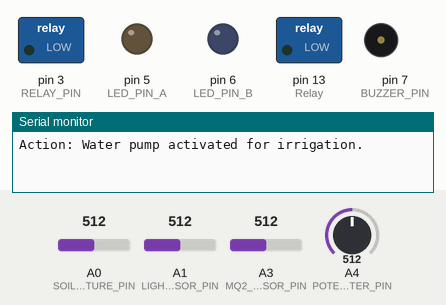
The sketch below on a simulated Arduino Uno, built with avr-gcc and run on an emulated ATmega328P. On the bench: switched loads named in the sketch (green lamp = pin HIGH), output pins drawn as LEDs (lit = HIGH), buzzer (waves = sounding), the last lines printed to the serial monitor. Inputs (shaded band) come from the test bench; at power-on: A0 (SOIL_MOISTURE_PIN) = 512, A1 (LIGHTBREAK_SENSOR_PIN) = 512, A3 (MQ2_SENSOR_PIN) = 512, A4 (POTENTIOMETER_PIN) = 512.

Above: at 0.15 s.
At 1.1 s:
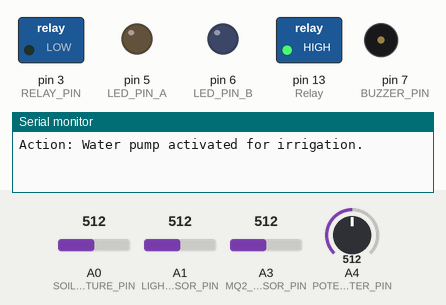
At 7.0 s:
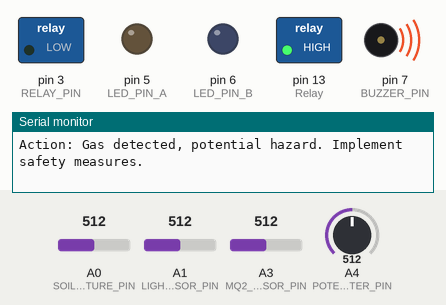
At 13.8 s:
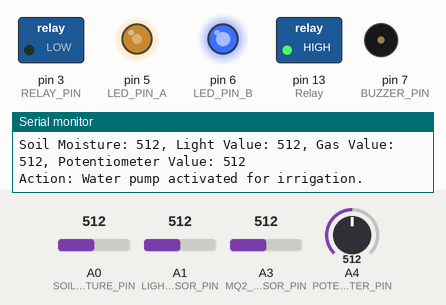
At 25.59 s:
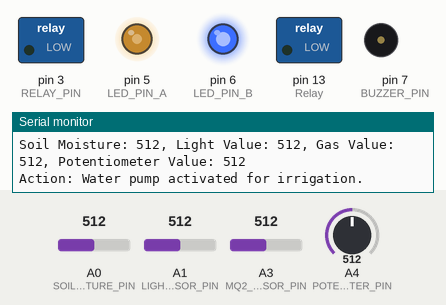
At 35.6 s:
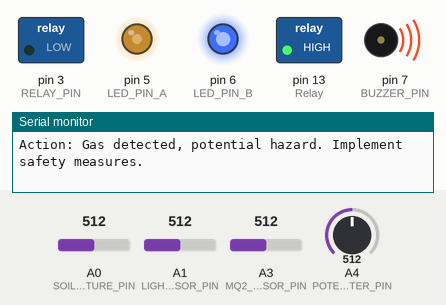
Timing chart, 0 to 40.0 s (numbered marks = the images above):
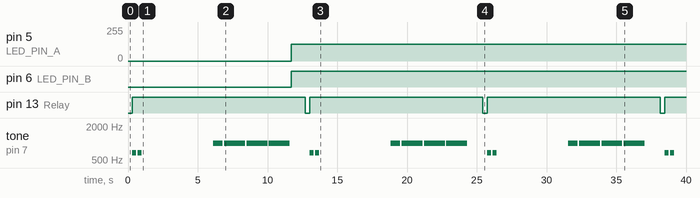

The sketch:

StrawBerry_Plantation.ino
```cpp
// Define pin numbers for sensors, actuators, and potentiometer
#define SOIL_MOISTURE_PIN A0
#define LIGHTBREAK_SENSOR_PIN A1
#define MQ2_SENSOR_PIN A3
#define RELAY_PIN 3
#define POTENTIOMETER_PIN A4
#define LED_PIN_A 5  // Pin for the LED controlled by the potentiometer
#define LED_PIN_B 6  // Pin for the LED controlled by the lightbreak sensor
#define BUZZER_PIN 7
#define Relay 13 //Pin for Relay

// Define threshold values
const int MOISTURE_THRESHOLD = 700;
const int LIGHT_THRESHOLD = 500;
const int GAS_THRESHOLD = 140;

void setup() {
  Serial.begin(9600);
  pinMode(LIGHTBREAK_SENSOR_PIN, INPUT);
  pinMode(RELAY_PIN, OUTPUT);
  pinMode(POTENTIOMETER_PIN, INPUT);
  pinMode(LED_PIN_A, OUTPUT);
  pinMode(LED_PIN_B, OUTPUT);
  pinMode(BUZZER_PIN, OUTPUT);
  pinMode(Relay,OUTPUT);
}

void loop() {
  // Read sensor values
  int moisture = analogRead(SOIL_MOISTURE_PIN);
  int lightValue = analogRead(LIGHTBREAK_SENSOR_PIN);
  int gasValue = analogRead(MQ2_SENSOR_PIN);

  // Check soil moisture level
  if (moisture < MOISTURE_THRESHOLD) {
    // Soil is too dry, turn on water pump
    digitalWrite(Relay, LOW);
    Serial.println("Action: Water pump activated for irrigation.");
    delay (300);
    digitalWrite(Relay ,HIGH);

    // Beep pattern for soil moisture activation
    beepPattern(2, 666, 300);  // Beep 2 times with frequency 666 Hz in delay 300ms

    // Wait for irrigation to complete
    delay(5000);  // Simulated irrigation time, adjust as needed

    // Turn off water pump after irrigation
    digitalWrite(Relay, HIGH);
    Serial.println("Action: Irrigation completed, water pump deactivated.");

    // Beep once to indicate irrigation is done
    beepPattern(1, 1000, 700);  // Beep once with frequency 1000 Hz in delay 500ms
  }

  // Check gas level
  if (gasValue > GAS_THRESHOLD) {
    // High gas level detected, take appropriate action
    Serial.println("Action: Gas detected, potential hazard. Implement safety measures.");

    // Beep pattern for gas detection
    beepPattern(3, 1000, 1500);  // Beep 3 times with frequency 1000 Hz in delay 1500ms
  }

  // Check light level
  int potValue = analogRead(POTENTIOMETER_PIN);
  int brightnessA = map(potValue, 0, 1023, 0, 255);  // Map potentiometer value to LED brightness
  analogWrite(LED_PIN_A, brightnessA);

  // Check darkness level from lightbreak sensor and adjust LED brightness
  int brightnessB = map(lightValue, HIGH, LOW, 0, 255);  // Invert the value
  analogWrite(LED_PIN_B, brightnessB);

  // Print sensor values to serial monitor
  Serial.print("Soil Moisture: ");
  Serial.print(moisture);
  Serial.print(", Light Value: ");
  Serial.print(lightValue);
  Serial.print(", Gas Value: ");
  Serial.print(gasValue);
  Serial.print(", Potentiometer Value: ");
  Serial.println(potValue);

  delay(1000);  // Add a delay to prevent rapid sensor readings
}

// Function to generate beep pattern
void beepPattern(int count, int frequency, int duration) {
  for (int i = 0; i < count; i++) {
    tone(BUZZER_PIN, frequency);
    delay(duration);
    noTone(BUZZER_PIN);
    delay(100);  // Pause between beeps
  }
}
```

Measured:
- by itself, pin 5 (LED_PIN_A): 0/255 → 127/255 at 11.7 s
- by itself, pin 6 (LED_PIN_B): LOW → HIGH at 11.7 s
- by itself, pin 13 (Relay): alternates HIGH for 12.4 s and LOW for 0.30 s
- by itself, tone on pin 7 (BUZZER_PIN): repeats every 12.7 s: silent 0.10 s, 666 Hz 0.30 s, silent 5.1 s, 1000 Hz 0.70 s, 3 × (silent 0.10 s, 1000 Hz 1.5 s), silent 1.4 s, 666 Hz 0.30 s
